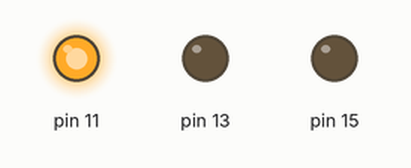
Recording of a program running on a simulated Raspberry Pi (header pin numbers). Shown: output pins drawn as LEDs (lit = HIGH). The clock reads 2024-03-15 10:24:30 at power-on unless the program sets it; what the program prints to the terminal is not drawn.

Above: at 0.6 s.
At 3.3 s:
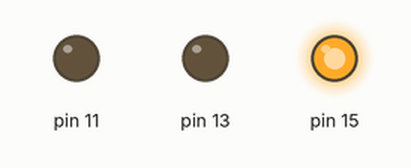
At 4.6 s:
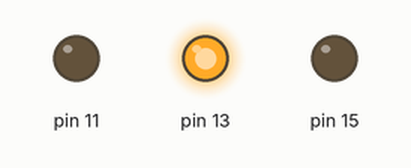
Timing chart, 0 to 6.9 s (numbered marks = the images above):
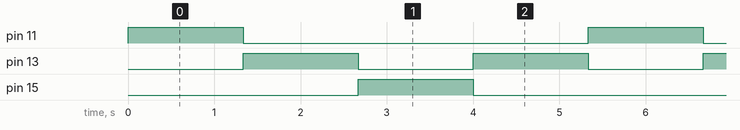

The program:

raspi-gpio-fala.py
```python
# 25.01.14
# Makes 3 LEDs blink using transistors and 3 GPIO outputs

import RPi.GPIO as gpio
import time
import datetime

gpio.setmode(gpio.BOARD)
gpio.setup(11, gpio.OUT)
gpio.setup(13, gpio.OUT)
gpio.setup(15, gpio.OUT)

counter = 0             # LEDs turn on/off based on whether counter is a multiple of a certain num
hour, minute = 7, 45    # time at which LEDs toggle fastest


def calc_time(hour, minute):
    """ Returns the appropriate delay for time.sleep """
    now = datetime.datetime.now()
    if now.hour < hour or now.hour == hour and now.minute < minute:
        waketime = datetime.datetime(now.year, now.month, now.day, hour, minute)
        delta = waketime - now
        return (delta.seconds / 57600 if delta.seconds > 600 else 0.01)
    else:
        waketime = datetime.datetime(now.year, now.month, now.day, hour, minute) + datetime.timedelta(days=1)
        delta = waketime - now
        return (delta.seconds / 57600 if delta.seconds > 600 else 0.01)

delay = calc_time(hour, minute)

while True:
    gpio.output(11, 1 if counter == 0 else 0)
    gpio.output(13, 1 if counter == 1 or counter == 3 else 0)
    gpio.output(15, 1 if counter == 2 else 0)
    time.sleep(delay)

    if counter >= 3:
        counter = 0
        delay = calc_time(hour, minute)
        print("sec: {0:20} per min: {1}".format(delay, 60 / delay))
    else:
        counter += 1
```

Measured:
- by itself, pin 11, pin 15: alternates HIGH for 1.3 s and LOW for 4.0 s
- by itself, pin 13: alternates HIGH for 1.3 s and LOW for 1.3 s
- by itself, everything shown: repeats every 5.3 s, in 4 steps
